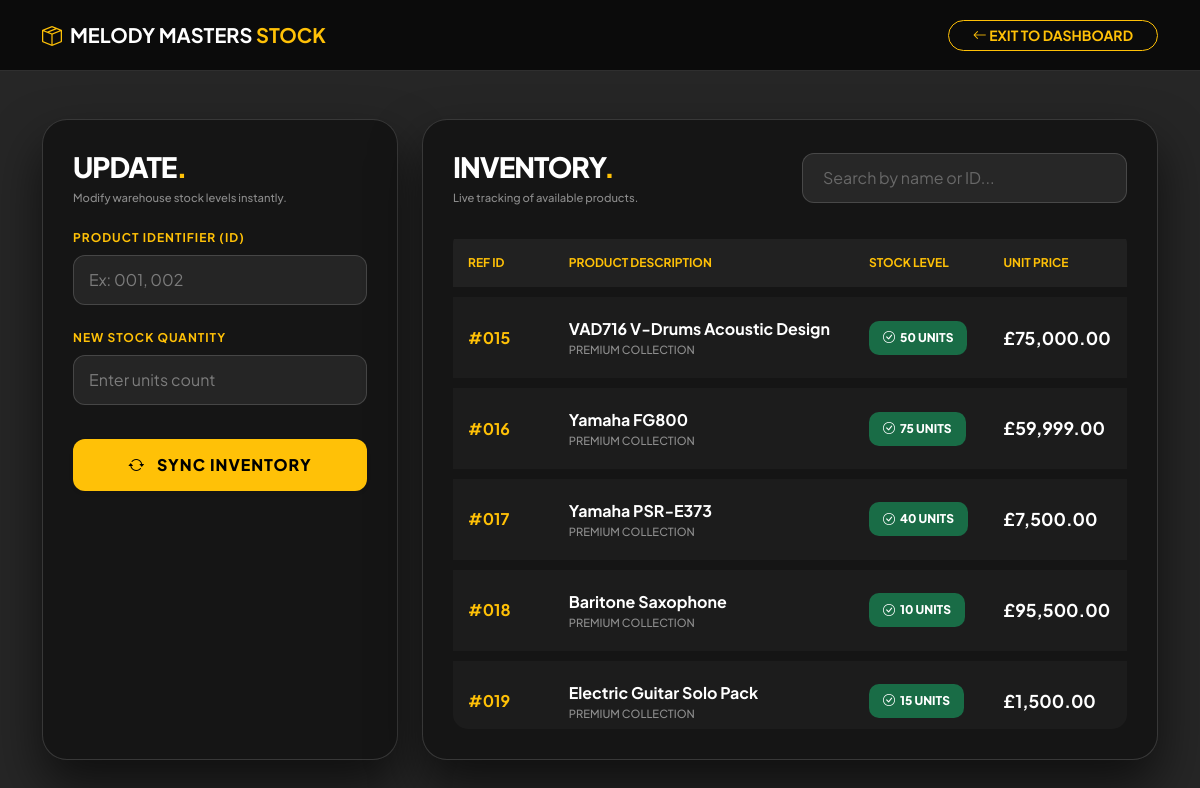
/melody_masters/staff/manage_inventory.php (signed in), run on the app's committed database.
### tables this page shows
CREATE TABLE `products` (
  `id` int(11) NOT NULL,
  `name` varchar(200) NOT NULL,
  `description` text DEFAULT NULL,
  `brand` varchar(100) DEFAULT NULL,
  `price` decimal(10,2) NOT NULL,
  `category` varchar(100) DEFAULT NULL,
  `stock` int(11) DEFAULT 0,
  `category_id` int(11) DEFAULT NULL,
  `type` enum('physical','digital') DEFAULT 'physical',
  `image` varchar(255) DEFAULT NULL,
  `created_at` timestamp NOT NULL DEFAULT current_timestamp(),
  `product_type` varchar(50) DEFAULT 'physical',
  `file_path` varchar(255) DEFAULT NULL
);

### melody_masters/staff/manage_inventory.php (the view, shortened to what this page needs)
<?php
include '../includes/db_config.php';
?>
<!DOCTYPE html>
<html lang="en">
<head>
    <link href="https://cdn.jsdelivr.net/npm/bootstrap@5.3.0/dist/css/bootstrap.min.css" rel="stylesheet">
    <link rel="stylesheet" href="https://cdn.jsdelivr.net/npm/bootstrap-icons@1.11.1/font/bootstrap-icons.css">
</head>
<body>
<nav class="navbar navbar-custom mb-5">
    <div class="container">
        <a class="navbar-brand fw-bold text-white" href="#">
            <i class="bi bi-box-seam text-warning me-2"></i>MELODY MASTERS <span class="text-warning">STOCK</span>
        </a>
        <a href="staff_dashboard.php" class="btn btn-sm btn-outline-warning rounded-pill px-4 fw-bold">
            <i class="bi bi-arrow-left"></i> EXIT TO DASHBOARD
        </a>
    </div>
</nav>
<div class="container pb-5">
    <div class="row g-4">
        <div class="col-lg-4">
            <div class="glass-panel h-100">
                <h3 class="section-title">UPDATE<span class="text-warning">.</span></h3>
                <p class="tiny-text mb-4">Modify warehouse stock levels instantly.</p>
                <form method="POST">
                    <div class="mb-4">
                        <label class="form-label-elite">Product Identifier (ID)</label>
                        <input type="number" name="p_id" class="form-control input-elite" required placeholder="Ex: 001, 002">
                    </div>
                    <div class="mb-4">
                        <label class="form-label-elite">New Stock Quantity</label>
                        <input type="number" name="qty" class="form-control input-elite" required placeholder="Enter units count">
                    </div>
                    <button type="submit" name="update_stock" class="btn-update-elite shadow-sm">
                        <i class="bi bi-arrow-repeat me-2"></i> Sync Inventory
                    </button>
                </form>
            </div>
        </div>
        <div class="col-lg-8">
            <div class="glass-panel">
                <div class="row align-items-center mb-4">
                    <div class="col-md-6">
                        <h3 class="section-title">INVENTORY<span class="text-warning">.</span></h3>
                        <p class="tiny-text mb-0">Live tracking of available products.</p>
                    </div>
                    <div class="col-md-6 mt-3 mt-md-0">
                        <input type="text" id="tableSearch" class="search-bar" placeholder="Search by name or ID...">
                    </div>
                </div>
                <div class="table-container">
                    <table class="table" id="inventoryTable">
                        <thead>
                            <tr>
                                <th width="15%">REF ID</th>
                                <th width="45%">PRODUCT DESCRIPTION</th>
                                <th width="20%">STOCK LEVEL</th>
                                <th width="20%">UNIT PRICE</th>
                            </tr>
                        </thead>
                        <tbody>
                            <?php
                            $result = $conn->query("SELECT * FROM products ORDER BY id ASC");
                            if ($result && $result->num_rows > 0):
                                while($row = $result->fetch_assoc()):
                                    $low_stock = $row['stock'] < 10;
                            ?>
                            <tr>
                                <td>
                                    <span class="fw-bold text-warning">#<?php echo str_pad($row['id'], 3, '0', STR_PAD_LEFT); ?></span>
                                </td>
                                <td>
                                    <div class="fw-bold text-white"><?php echo htmlspecialchars($row['name']); ?></div>
                                    <div class="tiny-text text-uppercase">Premium Collection</div>
                                </td>
                                <td>
                                    <span class="badge-stock <?php echo $low_stock ? 'bg-danger bg-opacity-75 text-white' : 'bg-success bg-opacity-75 text-white'; ?>">
                                        <i class="bi <?php echo $low_stock ? 'bi-exclamation-triangle' : 'bi-check-circle'; ?>"></i>
                                        <?php echo $row['stock']; ?> UNITS
                                    </span>
                                </td>
                                <td>
                                    <span class="unit-price">£<?php echo number_format($row['price'], 2); ?></span>
                                </td>
                            </tr>
                            <?php endwhile;
                            else: ?>
                            <tr>
                                <td colspan="4" class="text-center py-5 text-muted">No products found in database.</td>
                            </tr>
                            <?php endif; ?>
                        </tbody>
                    </table>
                </div>
            </div>
        </div>
    </div>
</div>
</body>
</html>

### melody_masters/staff/manage_inventory.php (style rules this page uses)
:root { --primary: #ffc107; --glass: rgba(20, 20, 20, 0.9); --border: rgba(255, 255, 255, 0.15); }
body { background: linear-gradient(rgba(0,0,0,0.85), rgba(0,0,0,0.85)), url('https://images.unsplash.com/photo-1511379938547-c1f69419868d?ixlib=rb-4.0.3&auto=format&fit=crop&w=1920&q=80'); background-size: cover; background-attachment: fixed; background-position: center; color: #ffffff; font-family: 'Plus Jakarta Sans', sans-serif; min-height: 100vh; }
.navbar-custom { background: rgba(0, 0, 0, 0.7); backdrop-filter: blur(15px); border-bottom: 1px solid var(--border); padding: 15px 0; }
.glass-panel { background: var(--glass); backdrop-filter: blur(25px); border: 1px solid var(--border); border-radius: 25px; padding: 30px; box-shadow: 0 25px 50px rgba(0,0,0,0.6); }
.section-title { font-weight: 800; letter-spacing: -1px; font-size: 1.75rem; margin-bottom: 5px; color: #fff; }
.form-label-elite { font-size: 0.75rem; font-weight: 700; text-transform: uppercase; color: var(--primary); letter-spacing: 1px; margin-bottom: 8px; display: block; }
.input-elite { background: rgba(255,255,255,0.07); border: 1px solid var(--border); border-radius: 12px; color: #fff !important; padding: 12px 15px; transition: 0.3s; }
.input-elite::placeholder { color: rgba(255,255,255,0.4) !important; }
.btn-update-elite { background: var(--primary); color: #000; font-weight: 800; border-radius: 12px; padding: 14px; border: none; width: 100%; transition: 0.3s; text-transform: uppercase; letter-spacing: 1px; margin-top: 10px; }
.table-container { max-height: 500px; overflow-y: auto; border-radius: 15px; margin-top: 10px; }
.table { color: #fff !important; border-collapse: separate; border-spacing: 0 10px; background: transparent !important; }
.table thead th { background: rgba(255,255,255,0.05) !important; border: none; color: var(--primary); font-weight: 700; text-transform: uppercase; font-size: 0.75rem; padding: 15px; position: sticky; top: 0; z-index: 10; }
.table tbody tr { background: rgba(255,255,255,0.03) !important; transition: 0.3s; }
.table tbody tr td { background: transparent !important; color: #fff !important; padding: 20px 15px; border: none; vertical-align: middle; }
.badge-stock { padding: 8px 14px; border-radius: 10px; font-weight: 800; font-size: 0.75rem; display: inline-flex; align-items: center; gap: 5px; }
.search-bar { background: rgba(255,255,255,0.08); border: 1px solid var(--border); border-radius: 12px; padding: 12px 20px; color: #fff; width: 100%; transition: 0.3s; }
.search-bar::placeholder { color: rgba(255,255,255,0.3); }
.unit-price { font-size: 1.1rem; font-weight: 700; color: #fff; }
.tiny-text { font-size: 0.7rem; color: rgba(255,255,255,0.5); font-weight: 500; }

### data on the page
products: id "015", name "VAD716 V-Drums Acoustic Design", stock "50", price "75,000.00"
products: id "016", name "Yamaha FG800", stock "75", price "59,999.00"
products: id "017", name "Yamaha PSR-E373", stock "40", price "7,500.00"
products: id "018", name "Baritone Saxophone", stock "10", price "95,500.00"
products: id "019", name "Electric Guitar Solo Pack", stock "15", price "1,500.00"
